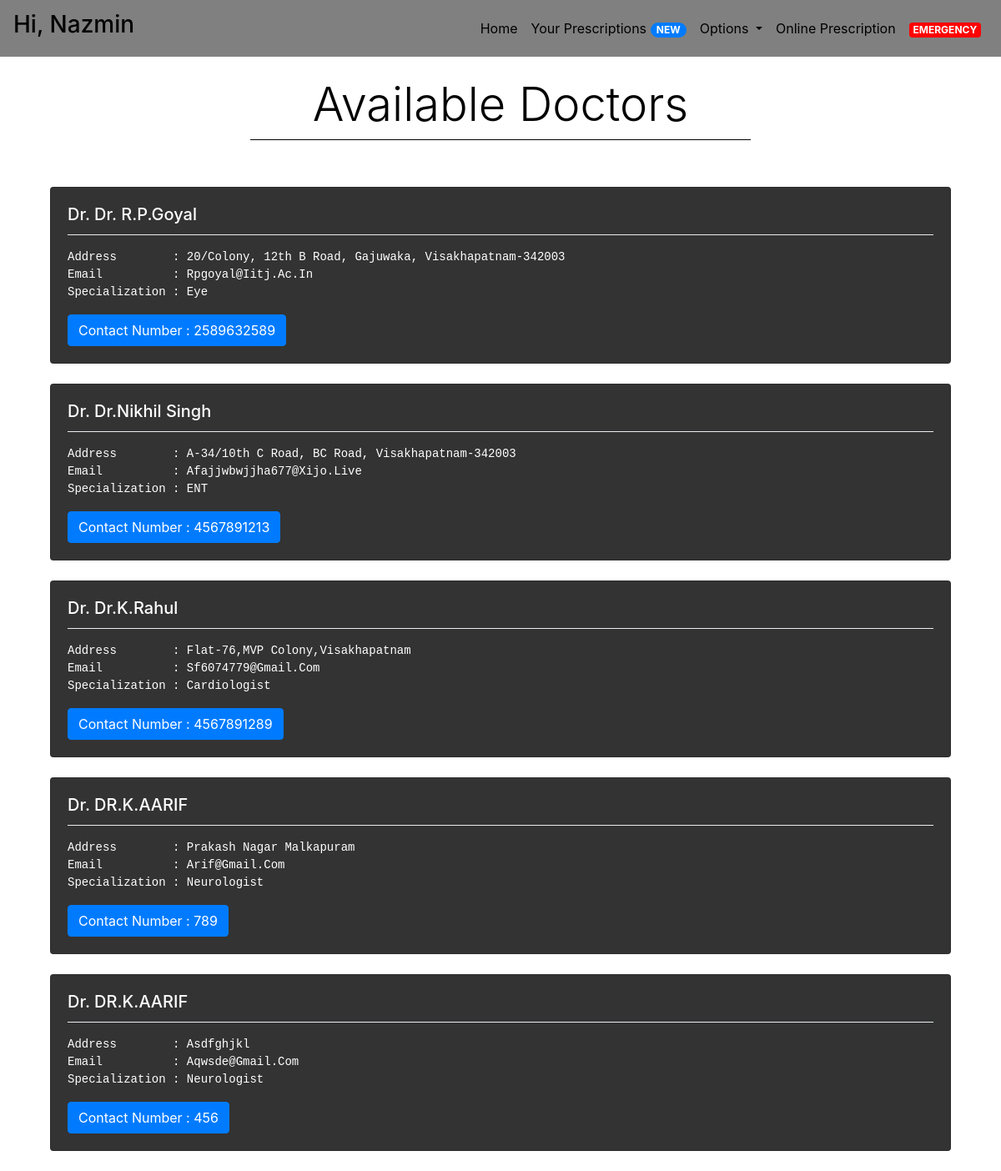
Page /doctors (signed in) on the committed database.
### dron/models.py (models this page shows, shortened)
class Doctor(models.Model):
    name = models.CharField(max_length = 30)
    address = models.CharField(max_length = 100)
    contactNumber = models.CharField(unique = True, max_length = 10)
    email = models.EmailField(unique = True, max_length = 255)
    specialization = models.CharField(max_length = 100)
    passwordHash = models.CharField(max_length = 64)
    emailHash = models.CharField(max_length = 64)

### dron/views.py (the view)
# urls.py: path('doctors', views.doctors, name = "doctors"),
def doctors(request):
    context = {
        "doctors" : Doctor.objects.all()
    }
    response = render(request,"HealthCentre/doctors.html",context)
    return responseHeadersModifier(response)

### dron/views.py (called while the page is built)
def responseHeadersModifier(response):
    response["Cache-Control"] = "no-cache, no-store, must-revalidate"
    response["Pragma"] = "no-cache"
    response["Expires"] = "0"
    return response

### dron/templates/HealthCentre/doctors.html (shortened to what this page needs)
{% extends "HealthCentre/layout.html" %}
{% block bodytag %}
  {% load static %}
  <body style="background-repeat:no-repeat;background-size:cover;background-position:center;background-image:url('https://slidescorner.com/wp-content/uploads/2022/11/01-Drake-Healthcare-and-Medical-Free-PPT-Background-by-SlidesCorner.com_-1024x576.jpg')">
{% endblock %}
{% block body %}
    <br>
    <h1 style="text-align:center;color:black;" class = "display-4">
      Available Doctors
    </h1>
    <li class="dropdown-divider" style="margin-left:25%;margin-right:25%;border-color:black"></li>
    <br>
    <br>
    {% for doctor in doctors %}
        <div class="row container"style="margin: 0 auto;" >
            <div class="col-sm-12">
                <div class="card"style = "background:rgba(0,0,0,0.8);color:white;">
                    <div class="card-body">
                        <h5 class="card-title">Dr. {{ doctor.name }}</h5>
                        <li class="dropdown-divider"></li>
                        <p class="card-text"><pre style="color:white">Address        : {{ doctor.address }}<br>Email          : {{ doctor.email }}<br>Specialization : {{ doctor.specialization }}</pre></p>
                        <a href="#" class="btn btn-primary">Contact Number : {{ doctor.contactNumber }}</a>
                    </div>
                </div>
            </div>
        </div>
        <br>
    {% empty %}
        <h1 style="text-align:center;color:white" >
            Sorry! No doctors available right now. Please try again later!
        </h1>
    {% endfor %}
{% endblock %}

### dron/static/style.css (style rules this page uses)
:root { --mainclr:#239f85; --secclr:grey; --third:#DFE4E0; --mainafterclr:hsl(167, 81%, 79%); }
* { margin: 0; padding: 0; outline: none; box-sizing: border-box; transition: .2s; text-transform: capitalize; text-decoration: none; }

### rows in the picture
Doctor: name "Dr. R.P.Goyal", address "20/Colony, 12th B Road, Gajuwaka, Visakhapatnam-342003", email "Rpgoyal@iitj.ac.in", specialization "Eye", contactNumber "2589632589"
Doctor: name "Dr.Nikhil Singh", address "A-34/10th C Road, BC Road, Visakhapatnam-342003", email "Afajjwbwjjha677@xijo.live", specialization "ENT", contactNumber "4567891213"
Doctor: name "Dr.K.Rahul", address "Flat-76,MVP Colony,Visakhapatnam", email "Sf6074779@gmail.com", specialization "Cardiologist", contactNumber "4567891289"
Doctor: name "DR.K.AARIF", address "Prakash Nagar Malkapuram", email "Arif@gmail.com", specialization "Neurologist", contactNumber "789"
Doctor: name "DR.K.AARIF", address "Asdfghjkl", email "Aqwsde@gmail.com", specialization "Neurologist", contactNumber "456"

### other values in the picture
{{ request.session.Name }} "Nazmin"
